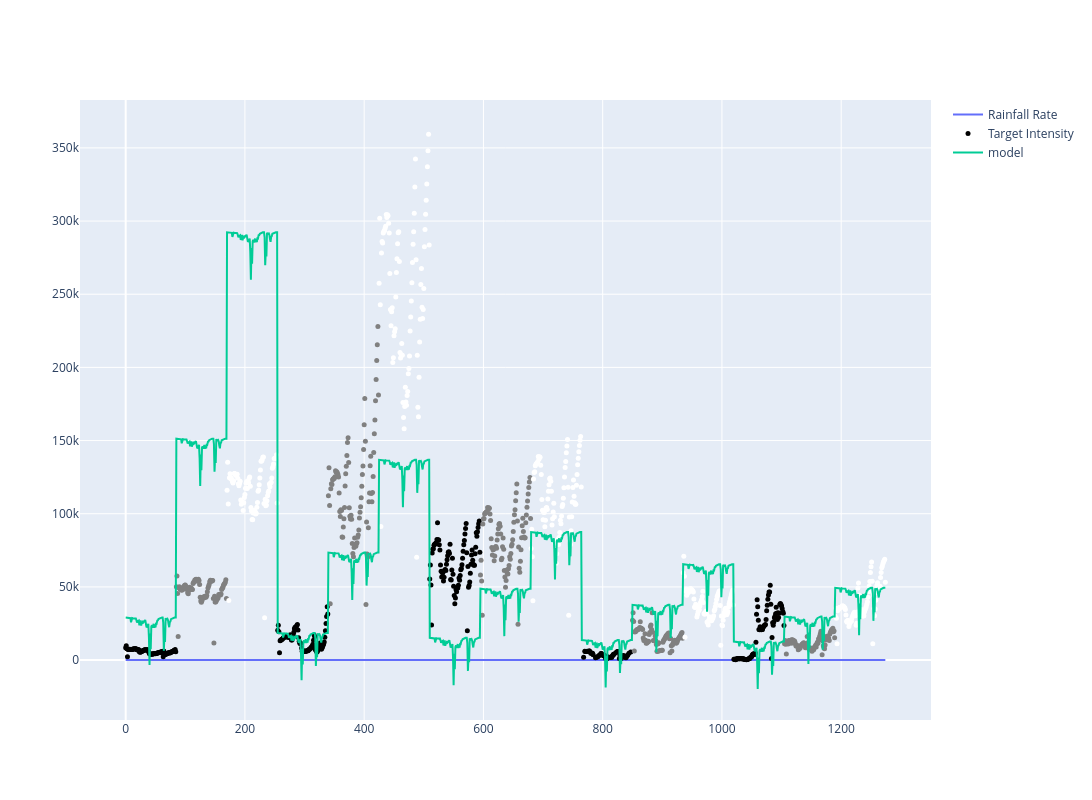

Notebook source saved alongside this figure:
### Code cell
# Test model and initial parameters


def model_func(X, a1, a2, b, c1, c2, d):
    r, color, rainrate = X
    return (a1 * np.exp(-a2 * X[r])) + (b * X[color] / X[r]) + (c1 ** X[rainrate] ** 2 + c2 * X[rainrate]) + d
    # a[0] * np.exp(-a[1] * X[r]) * b * X[color] + c * X[rainrate] # [0.34, 0.077]
    # a1 * np.exp(-a2 * X[r]) + a3 + (b1 * X[color] / (b2 * X[r])) + (c * X[rainrate])


# plot_data = regression_data[(regression_data["color"] == "white")]
plot_data = regression_data.reset_index(names="timestamp")

fig = go.Figure()
fig.add_trace(
    go.Scatter(
        x=plot_data.index,
        y=plot_data["precipitation.intensity_hour_shifted"],
        mode="lines",
        name="Rainfall Rate",
    )
)
fig.add_trace(
    go.Scatter(
        x=plot_data.index,
        y=plot_data["intensity"],
        mode="markers",
        name="Target Intensity",
        text=plot_data["target"],
        marker=dict(size=5, color=plot_data["color"]),
    )
)
fig.add_trace(
    go.Scatter(
        x=plot_data.index,
        y=model_func(
            plot_data[["range", "reflectivity", "precipitation.intensity_hour_shifted"]],
            400,
            0.1,
            2000000,
            0.8,
            -500,
            10000.0,
        ),
        mode="lines",
        name="model",
    )
)
fig.update_layout(height=800, width=1600)

### Figure 1 — Plotly figure (JSON) as saved in the notebook; plotly's stock layout.template omitted (floating-point values rounded to 4 significant figures; data arrays with more than 128 entries replaced by an {"elided": "..."} marker saying what was removed)
{"data": [{"mode": "lines", "name": "Rainfall Rate", "type": "scatter", "x": {"elided": "1275 int values"}, "y": {"elided": "1275 float values"}}, {"marker": {"color": {"elided": "1275 str values"}, "size": 5}, "mode": "markers", "name": "Target Intensity", "text": {"elided": "1275 str values"}, "type": "scatter", "x": {"elided": "1275 int values"}, "y": {"elided": "1275 float values"}}, {"mode": "lines", "name": "model", "type": "scatter", "x": {"elided": "1275 int values"}, "y": {"elided": "1275 float values"}}], "layout": {"height": 800, "width": 1600}}
